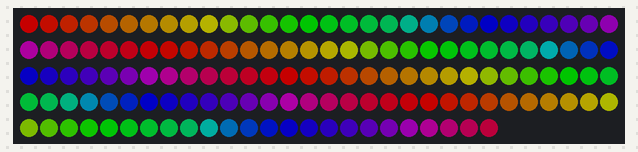
Bench run of a sketch on a simulated Arduino Uno, built with avr-gcc and run on an emulated ATmega328P. Shown: 144 RGB LEDs in strip order, left to right, continuing on the next row. Dim RGB values are drawn brighter than linear.

Above: at 3.16 s.
At 7.07 s:
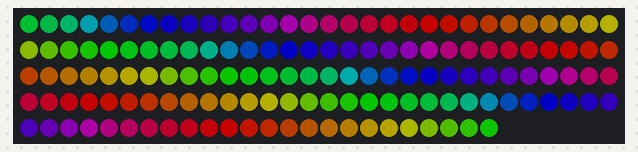
At 11.29 s:
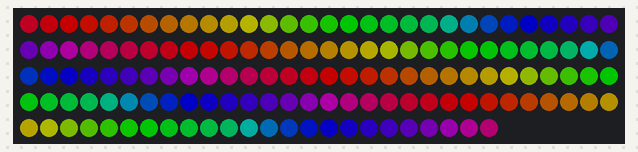
At 21.22 s:
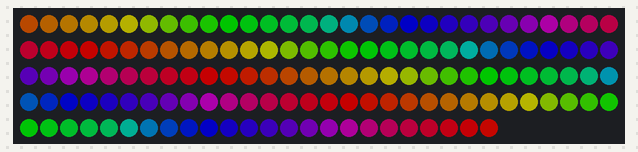
At 30.25 s:
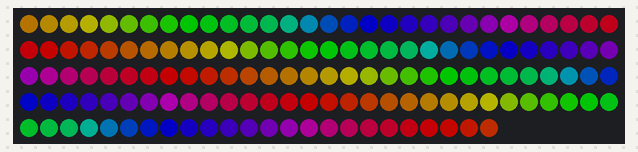
At 39.58 s:
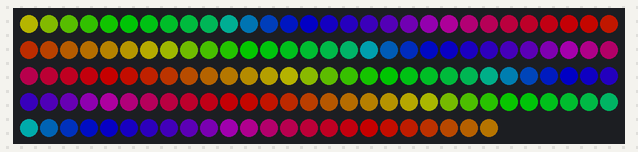

The sketch:

rainbow_copy.ino
```cpp
#include <FastLED.h>

FASTLED_USING_NAMESPACE

#define DATA_PIN    12
#define LED_TYPE    SK6812
#define COLOR_ORDER GRB
#define NUM_LEDS    144
CRGB leds[NUM_LEDS];

#define BRIGHTNESS          96
#define FRAMES_PER_SECOND  120

void setup() {
  delay(3000); // 3 second delay for recovery

  // tell FastLED about the LED strip configuration
  FastLED.addLeds<LED_TYPE,DATA_PIN,COLOR_ORDER>(leds, NUM_LEDS).setCorrection(TypicalLEDStrip);
  //FastLED.addLeds<LED_TYPE,DATA_PIN,CLK_PIN,COLOR_ORDER>(leds, NUM_LEDS).setCorrection(TypicalLEDStrip);

  // set master brightness control
  FastLED.setBrightness(BRIGHTNESS);
}


// List of patterns to cycle through.  Each is defined as a separate function below.
typedef void (*SimplePatternList[])();
SimplePatternList gPatterns = { rainbow};

uint8_t gCurrentPatternNumber = 0; // Index number of which pattern is current
uint8_t gHue = 0; // rotating "base color" used by many of the patterns

void loop()
{
  // Call the current pattern function once, updating the 'leds' array
  gPatterns[gCurrentPatternNumber]();

  // send the 'leds' array out to the actual LED strip
  FastLED.show();
  // insert a delay to keep the framerate modest
  FastLED.delay(1000/FRAMES_PER_SECOND);

  // do some periodic updates
  EVERY_N_MILLISECONDS( 20 ) { gHue++; } // slowly cycle the "base color" through the rainbow
  EVERY_N_SECONDS( 10 ) { nextPattern(); } // change patterns periodically
}

#define ARRAY_SIZE(A) (sizeof(A) / sizeof((A)[0]))

void nextPattern()
{
  // add one to the current pattern number, and wrap around at the end
  gCurrentPatternNumber = (gCurrentPatternNumber + 1) % ARRAY_SIZE( gPatterns);
}

void rainbow()
{
  // FastLED's built-in rainbow generator
  fill_rainbow( leds, NUM_LEDS, gHue, 7);
}
```
